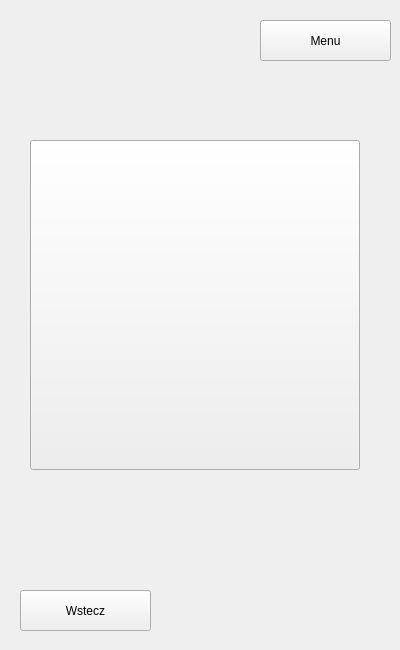
<?xml version="1.0" encoding="UTF-8"?>
<ui version="4.0">
 <class>ScannerWidget</class>
 <widget class="QWidget" name="ScannerWidget">
  <property name="geometry">
   <rect>
    <x>0</x>
    <y>0</y>
    <width>400</width>
    <height>650</height>
   </rect>
  </property>
  <property name="windowTitle">
   <string>Form</string>
  </property>
  <widget class="QPushButton" name="MenuButton">
   <property name="geometry">
    <rect>
     <x>260</x>
     <y>20</y>
     <width>131</width>
     <height>41</height>
    </rect>
   </property>
   <property name="text">
    <string>Menu</string>
   </property>
  </widget>
  <widget class="QLabel" name="LogedAs">
   <property name="geometry">
    <rect>
     <x>20</x>
     <y>20</y>
     <width>231</width>
     <height>41</height>
    </rect>
   </property>
   <property name="text">
    <string/>
   </property>
  </widget>
  <widget class="QLabel" name="ScanerWidget">
   <property name="geometry">
    <rect>
     <x>34</x>
     <y>135</y>
     <width>331</width>
     <height>301</height>
    </rect>
   </property>
   <property name="font">
    <font>
     <pointsize>100</pointsize>
    </font>
   </property>
   <property name="text">
    <string/>
   </property>
  </widget>
  <widget class="QPushButton" name="Back">
   <property name="geometry">
    <rect>
     <x>20</x>
     <y>590</y>
     <width>131</width>
     <height>41</height>
    </rect>
   </property>
   <property name="text">
    <string>Wstecz</string>
   </property>
  </widget>
  <widget class="QPushButton" name="QRCode">
   <property name="geometry">
    <rect>
     <x>30</x>
     <y>140</y>
     <width>330</width>
     <height>330</height>
    </rect>
   </property>
   <property name="text">
    <string/>
   </property>
   <property name="iconSize">
    <size>
     <width>330</width>
     <height>330</height>
    </size>
   </property>
   <property name="default">
    <bool>false</bool>
   </property>
  </widget>
 </widget>
 <resources/>
 <connections/>
</ui>
